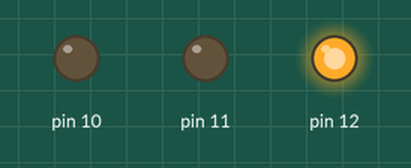
Recording of a sketch running on a simulated Arduino Uno, built with avr-gcc and run on an emulated ATmega328P. On the bench: output pins drawn as LEDs (lit = HIGH).

Above: at 0.5 s.
At 1.5 s:
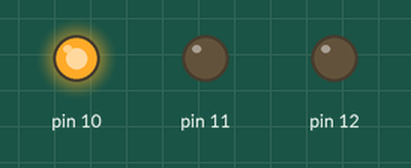
At 5.5 s:
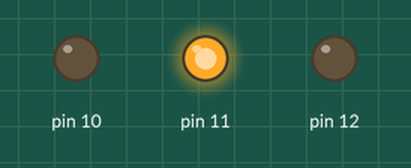
Timing chart, 0 to 6.9 s (numbered marks = the images above):
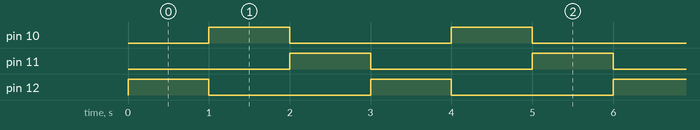

Measured:
- by itself, pin 10–12: alternates HIGH for 1.0 s and LOW for 2.0 s
- by itself, everything shown: repeats every 3.0 s, in 3 steps

The sketch:

LED_BLINKING_HP.ino
```cpp
int led = 12;
int  b = 11;
int  c = 10;
void setup() {
  pinMode ( 12,OUTPUT);
  pinMode (11,OUTPUT);
  pinMode (10,OUTPUT);

}

void loop() {
 digitalWrite(12,HIGH);
 digitalWrite(11,LOW);
 digitalWrite(10,LOW);
 delay(1000);
  digitalWrite(12,LOW);
 digitalWrite(11,LOW);
 digitalWrite(10,HIGH);
 delay(1000);
  digitalWrite(12,LOW);
 digitalWrite(11,HIGH);
 digitalWrite(10,LOW);
 delay(1000);


}
```
